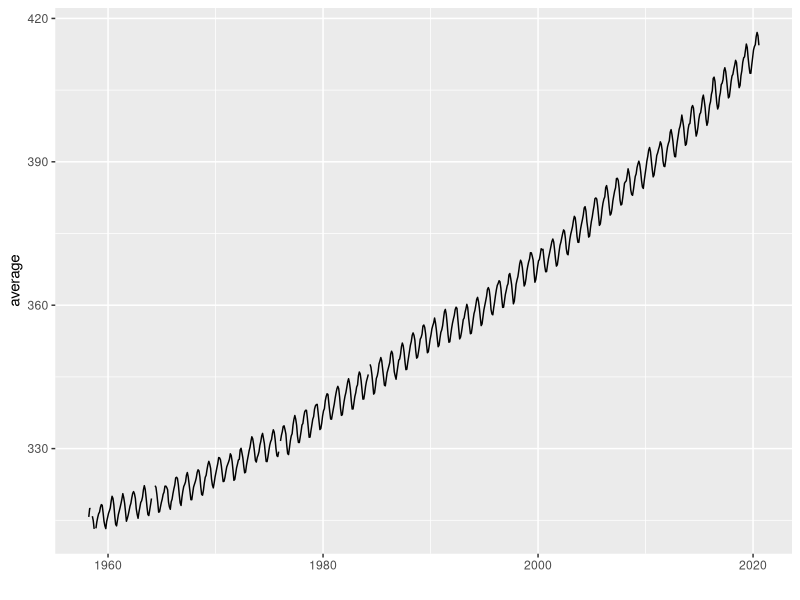

Reproduce this figure in R.
#exer 1
#falta explicar
library(readr)
library(ggplot2)
data <- read_csv("data/co2_mm_mlo (1).csv",na = '-99.99', comment = "#") #substituo por NA Todos os dados com -99.99 

data
p <- ggplot(data, aes(x=`decimal date`, y=average)) +
  geom_line() + 
  xlab("")
p
